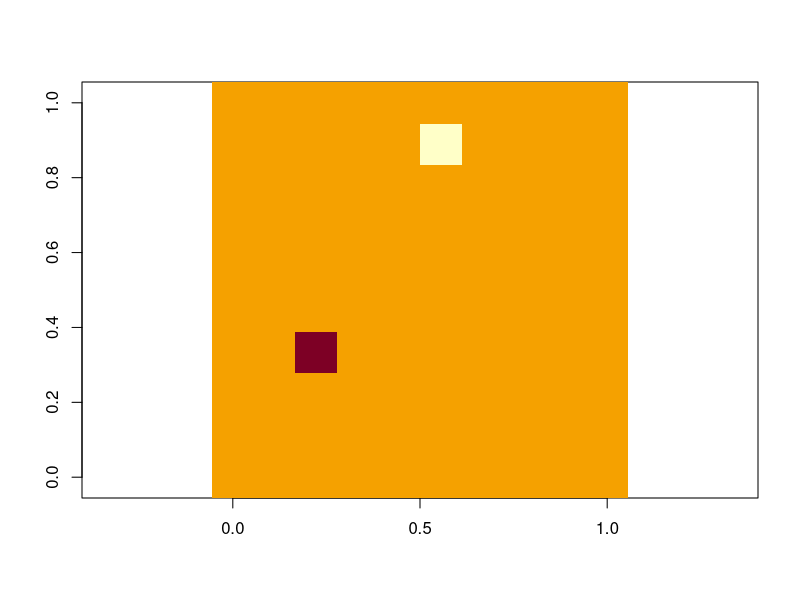
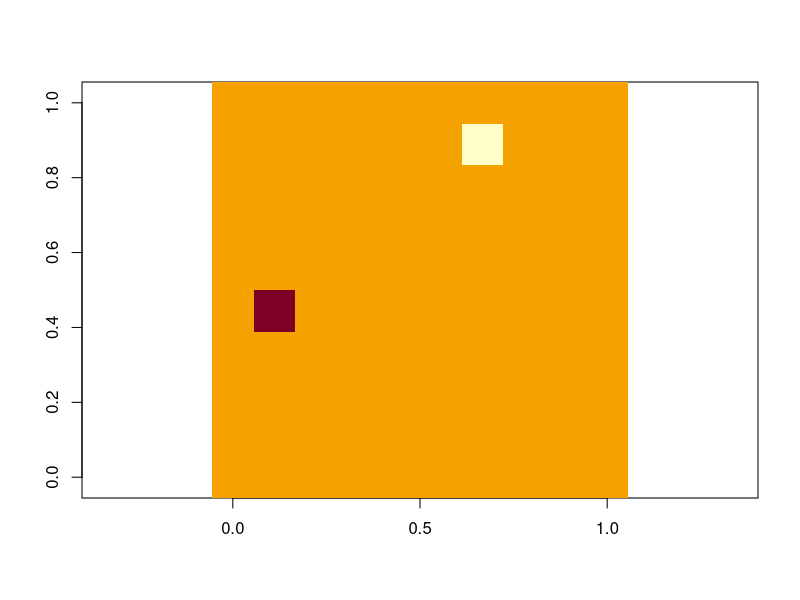
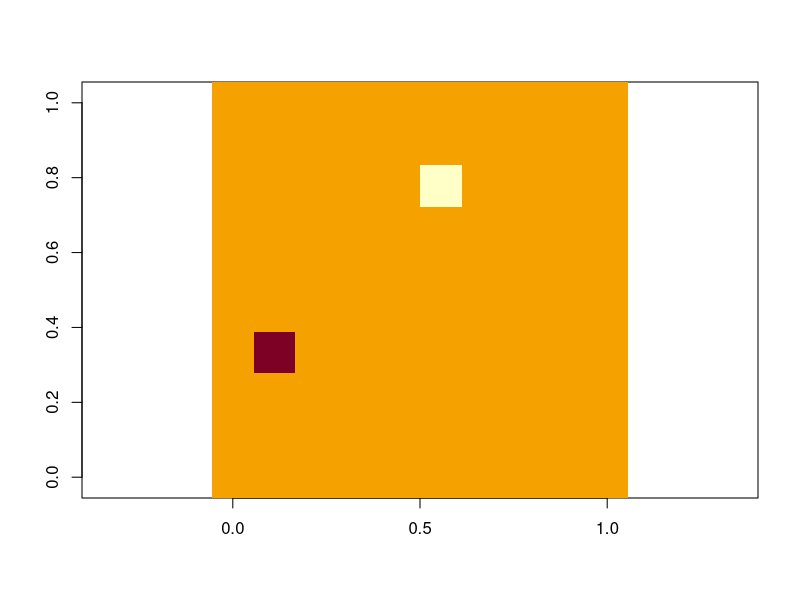
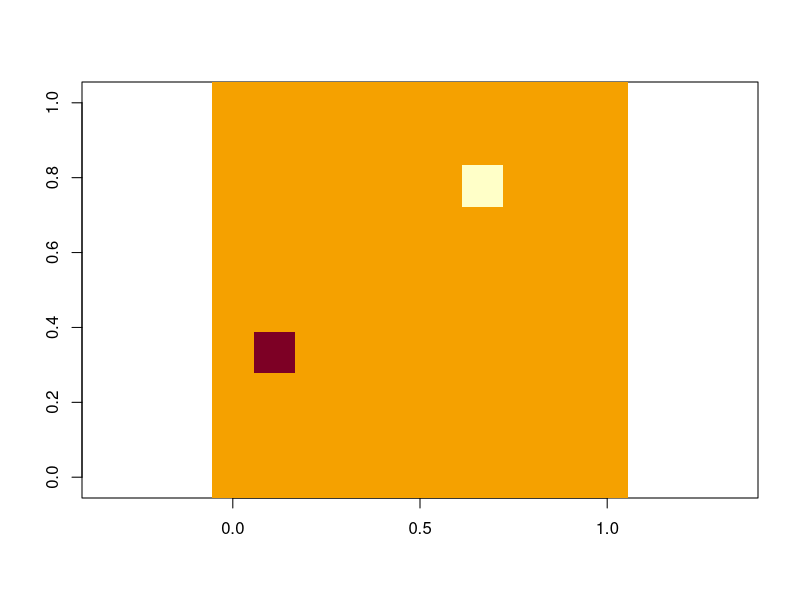
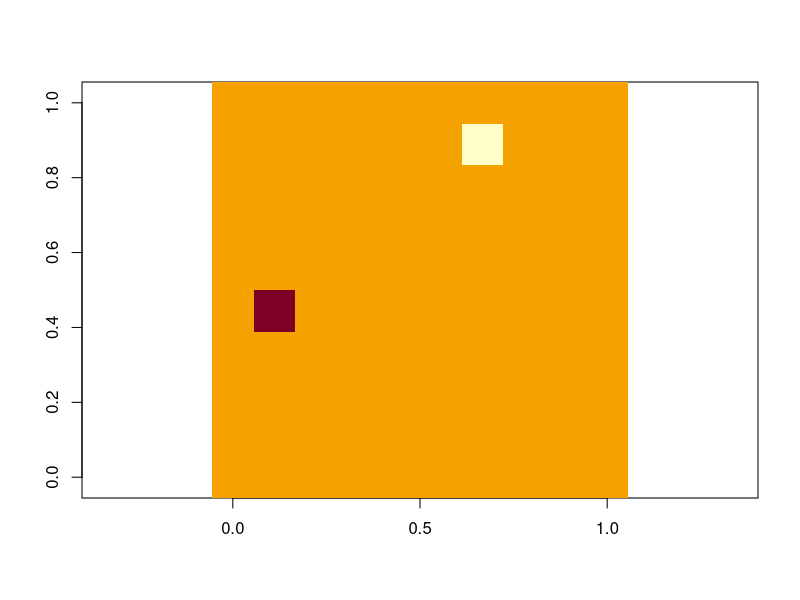
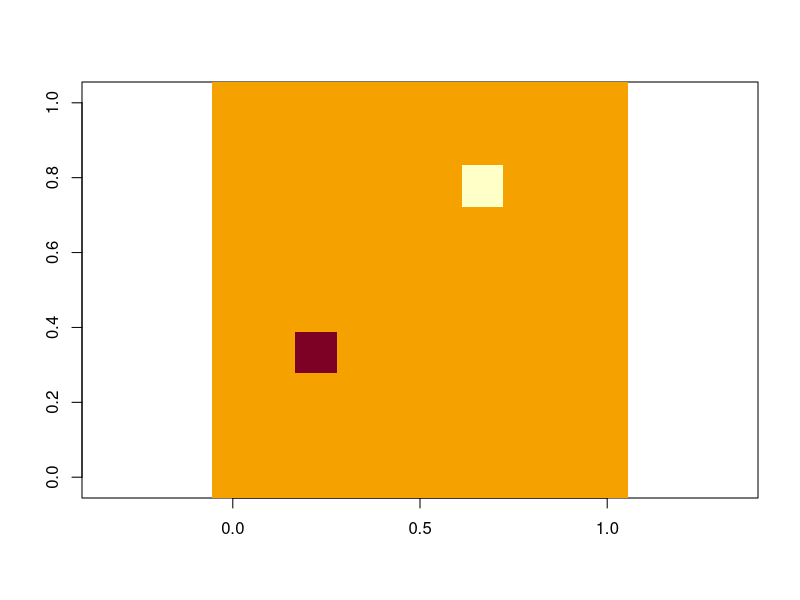
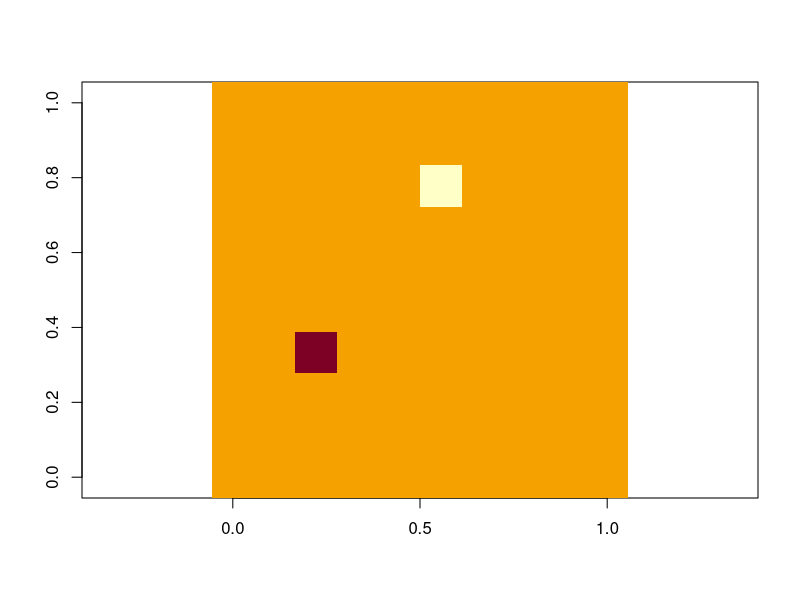
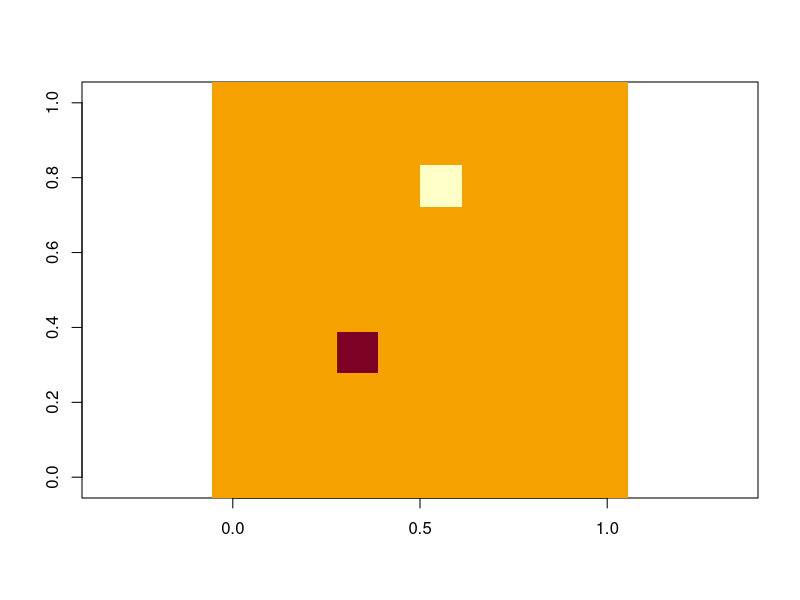

Generate these figures, in order, with R:
## ---- chunk 1
knitr::opts_chunk$set(echo = TRUE)
## ---- chunk 2
set.seed(1)
## ---- chunk 3
animal <- setRefClass("animal",
                    fields = list(
                      x = "numeric", 
                      y = "numeric",
                      nx = "numeric",
                      ny = "numeric",
                      alive = "logical",
                      t = "numeric",
                      hunger = "numeric"
                      ),
                    methods = list(
                      initialize = function(..., 
                                            nx = 10, 
                                            ny = 10, 
                                            alive = TRUE,
                                            t = 1,
                                            hunger = 0){
                        callSuper(..., 
                                  x = round(runif(1, min = 1, max = nx)), 
                                  y = round(runif(1, min = 1, max = ny)), 
                                  nx = nx, 
                                  ny = ny, 
                                  alive = alive,
                                  t = t,
                                  hunger = hunger)
                      },
                      set.x = function(x){
                          x[t] <<- .set(x, nx)
                      },
                      set.y = function(y){
                          y[t] <<- .set(y, ny)
                      },
                      .set = function(v, nv){
                          if(v > nv) v <- 1
                          if(v < 1) v <- nv
                          return(v)
                      },
                      position = function(){
                        c(x[t],y[t])
                      },
                      kill = function(){
                        alive <<- FALSE
                      },
                      step = function(){
                        t <<- t + 1
                        
                        .check_status()
                        
                        dx <- round(runif(1, min = -1, max = 1))
                        dy <- round(runif(1, min = -1, max = 1))
                        
                        if(dx != 0 | dy != 0) hunger <<- hunger + 1
                        
                        set.x(x[t-1] + dx)
                        set.y(y[t-1] + dy)
                        
                      },
                      .check_status = function(){
                        if(hunger >= 100) kill()
                      }
                    )
                    )
## ---- chunk 4
percy <- animal$new() # prey
gerald <- animal$new() # predator

nx <- ny <- 10
time <- 100
area <- array(rep(0,nx*ny*time), dim = c(nx,ny, time))

for(i in 1:time){
  percy$step()
  gerald$step()
  
  if(all(gerald$position() == percy$position())){
    percy$kill()
    print("Percy Died!")
  }
  
  if(percy$alive) area[percy$x[i], percy$y[i], i] <- 1
  if(gerald$alive) area[gerald$x[i], gerald$y[i], i] <- -1
  image(area[,,i], asp = nx/ny, zlim=c(-1,1))
}
